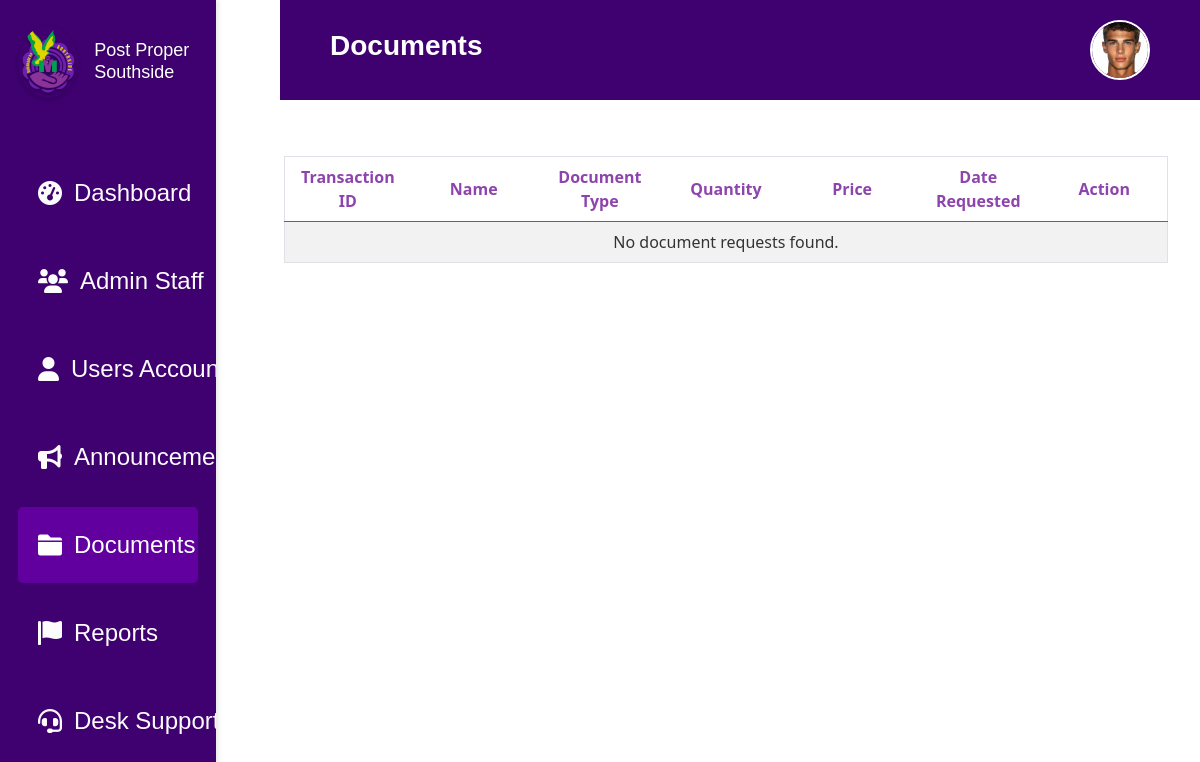
/documents.php (signed in), run on an earlier commit of the app's database.
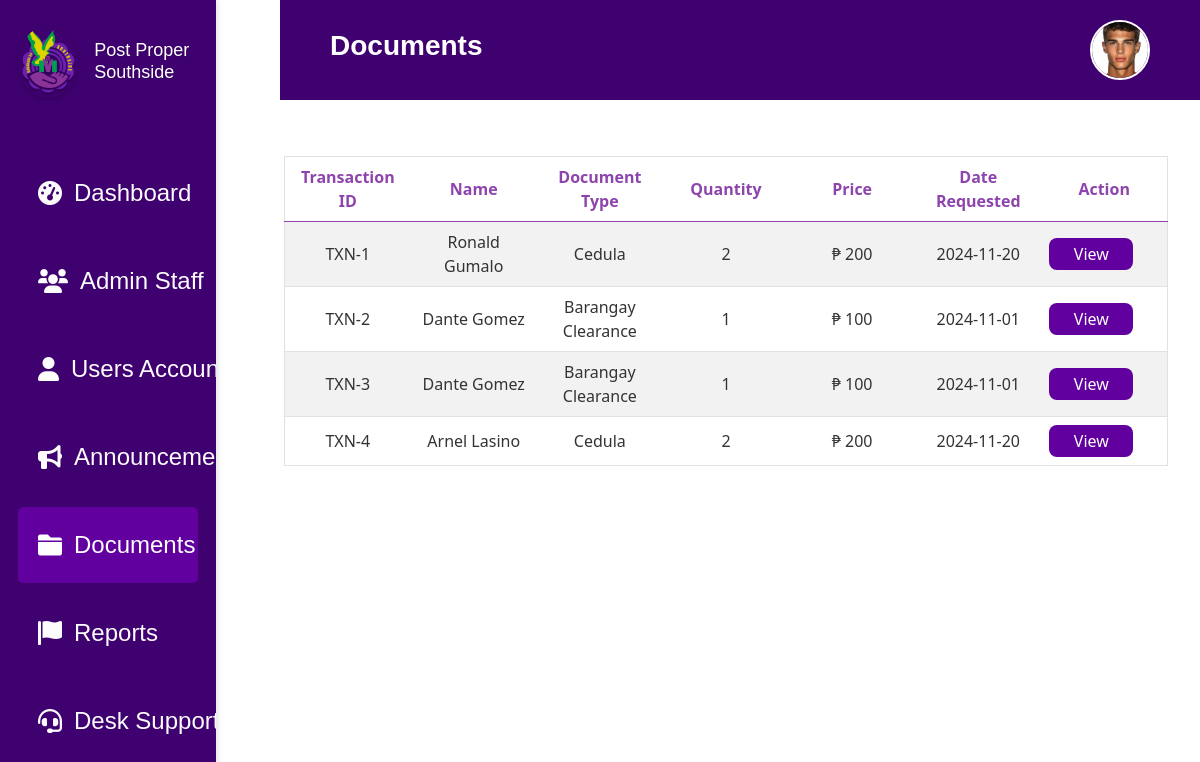
And on a later commit of the database.
### tables this page shows
CREATE TABLE `document_requests` (
  `Id` int(11) NOT NULL,
  `DocumentType` varchar(100) NOT NULL,
  `Name` varchar(255) NOT NULL,
  `Address` varchar(255) DEFAULT NULL,
  `TIN_No` varchar(50) DEFAULT NULL,
  `CTC_No` varchar(50) DEFAULT NULL,
  `Alias` varchar(100) DEFAULT NULL,
  `Age` int(11) DEFAULT NULL,
  `LengthOfStay` int(11) DEFAULT NULL,
  `Citizenship` varchar(100) DEFAULT NULL,
  `Gender` varchar(10) DEFAULT NULL,
  `CivilStatus` varchar(50) DEFAULT NULL,
  `Purpose` text DEFAULT NULL,
  `Status` varchar(50) DEFAULT NULL,
  `Quantity` int(11) DEFAULT NULL,
  `DateRequested` date DEFAULT NULL
);

### documents.php (the view, shortened to what this page needs)
<?php
$price = 100.00;
include 'db.php';
$query = "SELECT Id, Name, DocumentType, Quantity, $price*Quantity AS Price, DateRequested FROM document_requests";
$stmt = $conn->prepare($query);
$stmt->execute();
$documentRequests = $stmt->fetchAll(PDO::FETCH_ASSOC);
?>
<!DOCTYPE html>
<html lang="en">
<head>
    <link rel="stylesheet" href="https://cdn.jsdelivr.net/npm/bootstrap@5.0.2/dist/css/bootstrap.min.css">
    <link rel="stylesheet" href="css/Documents.css">
</head>
<body>
<?php
    $pageTitle = "Documents";
    include 'header.php';
?>
<?php include 'sidebar.php'; ?>
<div class="main-content">
    <div class="table-container">
        <table class="table table-striped mb-0">
            <thead>
                <tr>
                    <th>Transaction ID</th>
                    <th>Name</th>
                    <th>Document Type</th>
                    <th>Quantity</th>
                    <th>Price</th>
                    <th>Date Requested</th>
                    <th>Action</th>
                </tr>
            </thead>
            <tbody>
                <?php
                if (!empty($documentRequests)) {
                    foreach ($documentRequests as $row) {
                        echo "<tr>";
                        echo "<td>TXN-" . htmlspecialchars($row['Id']) . "</td>";
                        echo "<td>" . htmlspecialchars($row['Name']) . "</td>";
                        echo "<td>" . htmlspecialchars($row['DocumentType']) . "</td>";
                        echo "<td>" . htmlspecialchars($row['Quantity']) . "</td>";
                        echo "<td>₱ " . htmlspecialchars($row['Price']) . "</td>";
                        echo "<td>" . htmlspecialchars($row['DateRequested']) . "</td>";
                        echo '<td><a href="document_verify.php" class="action-button">View</a></td>';
                        echo "</tr>";
                    }
                } else {
                    echo "<tr><td colspan='7'>No document requests found.</td></tr>";
                }
                ?>
            </tbody>
        </table>
    </div>
</div>
</body>
</html>

### header.php (shortened to what this page needs)
<!DOCTYPE html>
<html lang="en">
<head>
    <link rel="stylesheet" href="css/header.css">
    <link href="https://cdn.jsdelivr.net/npm/bootstrap@5.0.2/dist/css/bootstrap.min.css" rel="stylesheet">
</head>
<body>
<?php
$pageTitle = isset($pageTitle) ? $pageTitle : "Default Title";
?>
<div class="header-container">
    <h1 class="page-title"><?php echo $pageTitle; ?></h1>
    <div class="account">
        <a href="admin_profile.php" class="account-link">
            <img src="assets/profile.jpg" alt="Admin Profile" class="img-fluid rounded-circle account-icon">
        </a>
    </div>
</div>
</body>
</html>

### sidebar.php (shortened to what this page needs)
<!DOCTYPE html>
<html lang="en">
<head>
    <link rel="stylesheet" href="css/Sidebar.css">
    <link rel="stylesheet" href="https://cdnjs.cloudflare.com/ajax/libs/font-awesome/6.0.0-beta3/css/all.min.css">
</head>
<body>
<div class="sidebar">
    <div class="logo-section">
        <img src="assets/Southside.png" alt="Logo" class="logo">
            <h3 class="sidebar-title">Post Proper Southside</h3>
    </div>
    <?php
    $current_page = basename($_SERVER['PHP_SELF']);
    ?>
    <a href="dashboard.php" class="sidebar-link <?= $current_page == 'dashboard.php' ? 'active' : '' ?>">
        <i class="fas fa-tachometer-alt"></i> Dashboard
    </a>
    <a href="admin_staff.php" class="sidebar-link <?= $current_page == 'admin_staff.php' ? 'active' : '' ?>">
        <i class="fas fa-users"></i> Admin Staff
    </a>
    <a href="users.php" class="sidebar-link <?= $current_page == 'users.php' ? 'active' : '' ?>">
    <i class="fa-solid fa-user"></i> Users Account
    </a>
    <a href="announcement.php" class="sidebar-link <?= $current_page == 'announcement.php' ? 'active' : '' ?>">
        <i class="fas fa-bullhorn"></i> Announcement
    </a>
    <a href="documents.php" class="sidebar-link <?= $current_page == 'documents.php' ? 'active' : '' ?>">
        <i class="fas fa-folder"></i>Documents
    </a>
    <a href="reports.php" class="sidebar-link <?= $current_page == 'reports.php' ? 'active' : '' ?>">
        <i class="fas fa-flag"></i> Reports
    </a>
    <a href="desk_support.php" class="sidebar-link <?= $current_page == 'desk_support.php' ? 'active' : '' ?>">
        <i class="fas fa-headset"></i> Desk Support
    </a>
</div>
</body>
</html>

### css/Documents.css (style rules this page uses)
body { padding: 0; font-family: 'Poppins', sans-serif; font-size: 20px; background-color: #ffffff; }
.main-content { margin-left: 200vh; background-color: #ffffff; }
table { width: 100%; border-collapse: collapse; margin-top: 20px; table-layout: fixed; border: 1px solid #ccc; }
th, td { padding: 15px; text-align: center; border: 1px solid #ddd; font-size: 16px; }
th { text-align: center; background-color: #f2f2f2; color: #8e44ad; font-weight: bold; }
td { word-wrap: break-word; color: #333; }
@media (max-width: 1200px) { .main-content { margin-left: 200px; } }

### css/header.css (style rules this page uses)
* { margin: 0; padding: 0; box-sizing: border-box; }
.header-container { background-color: #3f0070; padding: 20px 50px; margin-left: 35vh; text-align: left; position: relative; display: flex; justify-content: space-between; align-items: center; }
.page-title { font-size: 28px; color: #FFFFFF; font-weight: bold; font-family: 'Poppins', sans-serif; }
.account { display: flex; align-items: center; }
.account-link { display: inline-block; }
.account-icon { width: 3.75rem; height: auto; border-radius: 50%; aspect-ratio: 1 / 1; object-fit: cover; border: 0.125rem solid #FFFFFF; transition: transform 0.3s ease; }

### css/Sidebar.css (style rules this page uses)
.sidebar { background-color: #3f0070; width: 18vw; height: 100vh; padding: 2vh 1.5vw; position: fixed; top: 0; left: 0; box-shadow: 2px 0 5px rgba(0, 0, 0, 0.1); font-family: 'Poppins', sans-serif; overflow-y: auto; transition: width 0.3s ease; z-index: 1000; }
.sidebar-title { font-size: 1.125rem; color: white; text-align: left; font-family: 'Poppins', sans-serif; margin: 0; padding: 1.5rem 0; text-shadow: 1px 1px 2px rgba(0, 0, 0, 0.2); }
.logo-section { display: flex; align-items: center; margin-bottom: 3rem; border-radius: 7px; }
.logo { width: 4.5rem; height: 4.5rem; margin-right: 1rem; border-radius: 50%; box-shadow: 0 2px 4px rgba(0, 0, 0, 0.2); object-fit: cover; }
h3 { font-size: 1rem; font-family: 'Poppins', sans-serif; color: white; text-align: center; margin: 0; padding: 10px 0; text-shadow: 1px 1px 2px rgba(0, 0, 0, 0.2); }
.sidebar-link { display: flex; align-items: center; padding: 1.25rem; margin: 0.75rem 0; color: #FCFCFC; text-decoration: none; border-radius: 5px; background-color: transparent; transition: background-color 0.3s ease, color 0.3s ease; cursor: pointer; font-size: 1.5rem; font-family: 'Poppins', sans-serif; white-space: nowrap; }
.sidebar-link i { margin-right: 0.75rem; }
.sidebar-link.active { background-color: #61009F !important; color: #FFFFFF !important; }
.main-content { padding: 2rem; margin-left: 21vw; flex: 1; }

### documents.php (style rules this page uses)
.table td, .table th { text-align: center; vertical-align: middle; }
.action-button { width: 7vw; height: 4vh; background-color: #61009F !important; color: white; display: flex; align-items: center; justify-content: center; border: none; border-radius: 8px; text-decoration: none; }

What changed in the data, as far as the page shows it:
added document_requests: Id "1", Name "Ronald Gumalo", DocumentType "Cedula", Quantity "2", Price "200", DateRequested "2024-11-20"
added document_requests: Id "2", Name "Dante Gomez", DocumentType "Barangay Clearance", Quantity "1", Price "100", DateRequested "2024-11-01"
added document_requests: Id "3", Name "Dante Gomez", DocumentType "Barangay Clearance", Quantity "1", Price "100", DateRequested "2024-11-01"
added document_requests: Id "4", Name "Arnel Lasino", DocumentType "Cedula", Quantity "2", Price "200", DateRequested "2024-11-20"
Also different on the page:
text no longer shown: "No document requests found."
